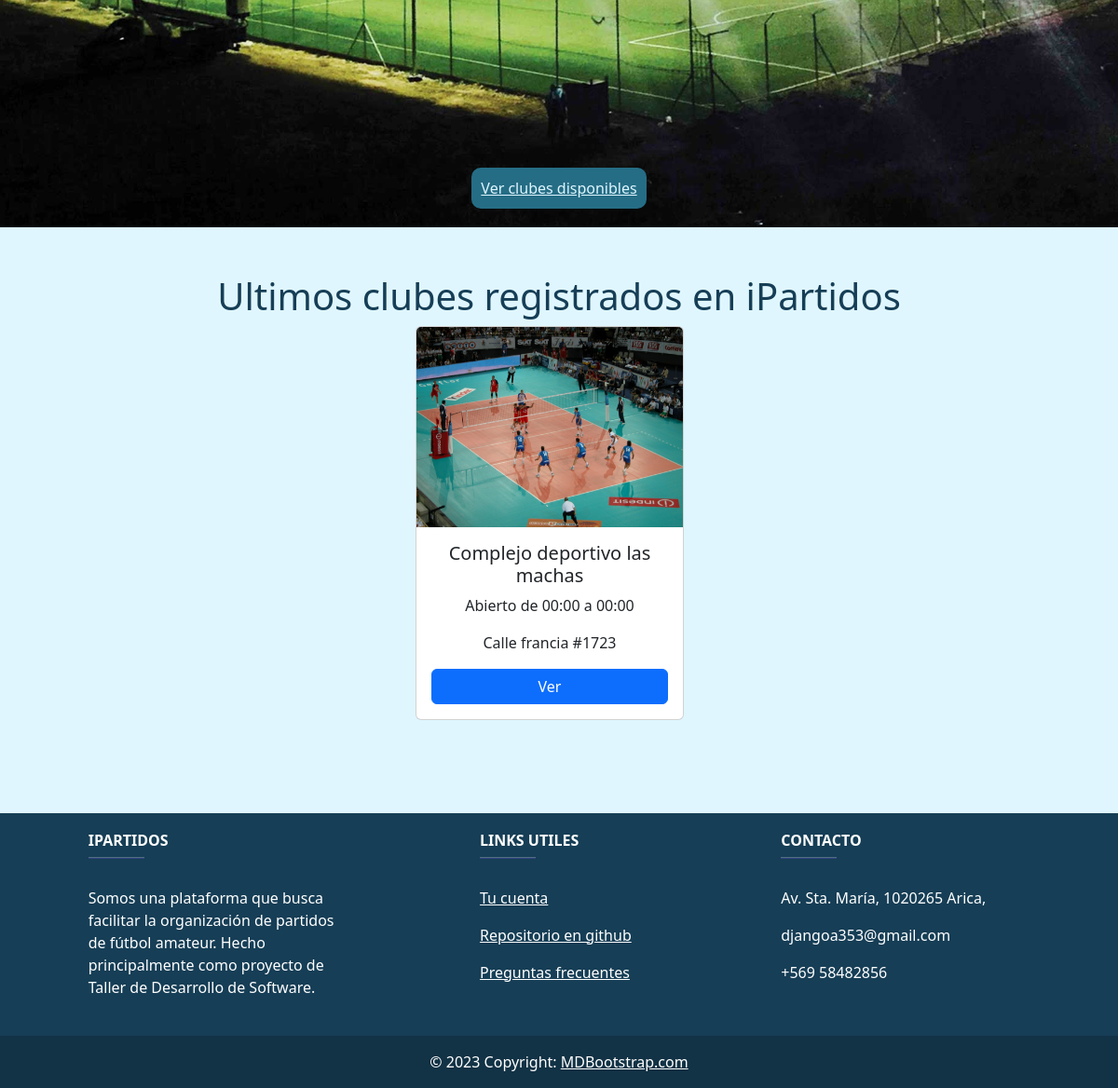
Before: / (lower part) with the older database file.
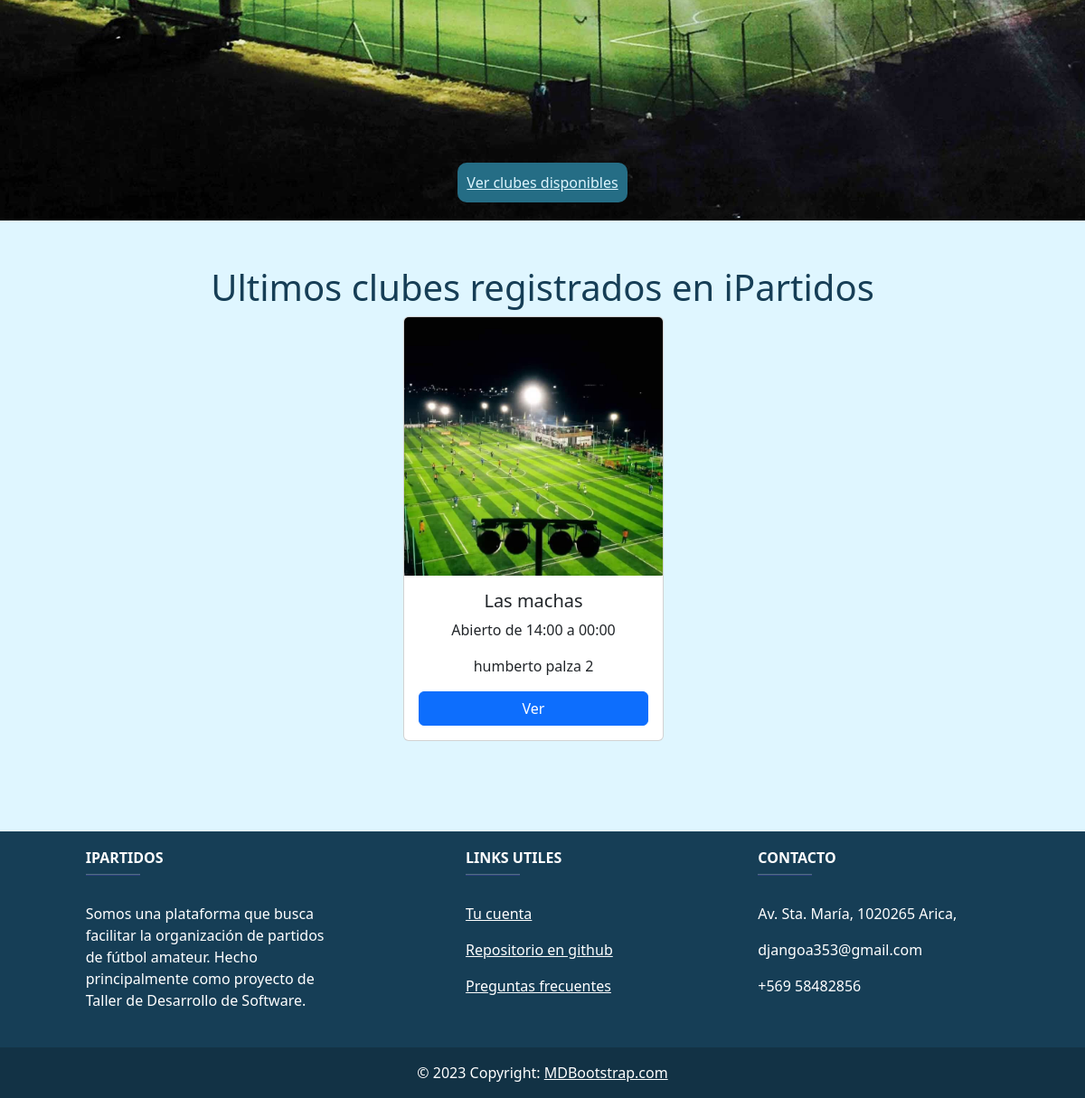
After: the same page with the newer database file.
### registration/models.py (models this page shows, shortened)
class UsuarioProfile(AbstractUser):
    name = models.CharField(max_length=200, default='', verbose_name="Nombre")
    last_name = models.CharField(max_length=200, default='', verbose_name="Apellido")
    email = models.EmailField(max_length=254, unique=True, default='')
    phoneNumber = models.CharField(max_length=20, blank=True, verbose_name='Número de teléfono', default='1234567890')
    role = models.CharField(max_length=100, default='client', verbose_name='Crear cuenta como club')
    state = models.BooleanField(default=True)

class Tenant(UsuarioProfile):
    fieldsNetWorth = models.FloatField(default=0.0)
    clubName = models.CharField(max_length=200, default='')
    clubDescription = models.CharField(max_length=200, default='')
    clubPhoto = models.ImageField(upload_to='club_photos', null=True, blank=True)
    clubAddress = models.CharField(max_length=200, default='')
    clubApertureTime = models.TimeField('Hora de apertura', null=True, blank=True,)
    clubClosureTime = models.TimeField('Hora de cierre', null=True, blank=True,)
    class Meta:
        verbose_name = 'Tenant'
        verbose_name_plural = 'Tenants'

### core/views.py (the view)
# urls.py: path('', views.home, name="home"),
def home(request):
    clubs = Tenant.objects.exclude(clubName='')\
        .exclude(clubDescription='')\
        .exclude(clubPhoto=None)\
        .exclude(clubAddress='')\
        .exclude(clubApertureTime=None)\
        .exclude(clubClosureTime=None)\
        .order_by('-date_joined')[:3]
    return render(request, 'core/home.html', {'clubs': clubs})

### core/templates/core/home.html (shortened to what this page needs)
{% extends 'core/base.html' %}
{% block content %}
{% load static %}
<div style="margin-bottom: 50px;">
    <div style="background: url({% static 'core/img/soccer-open-field.jpg' %}) no-repeat center center; background-size: cover; text-align: center; padding: 20px;">
        <br>
        <a href="{% url 'all' %}" class='home-reference'> Ver clubes disponibles </a>
    </div>
</div>
<h1 style="color: #163E56; text-align: center;" >Ultimos clubes registrados en iPartidos</h1>
<div class='container d-flex justify-content-center align-items-center'>
    {% for club in clubs %}
    <div class="card" style="width: 18rem; margin-right: 20px;">
        {% if club.clubPhoto %}
            <img src="{{ club.clubPhoto.url }}" class="card-img-top" alt="...">
        {% else %}
            <img src="{% static 'core/img/noPhoto.jpg' %}" class="card-img-top" alt="...">
        {% endif %}
        <div class="card-body">
            <h5 class="card-title">{{ club.clubName }}</h5>
            <div class="card-text">
                <p>Abierto de {{ club.clubApertureTime }} a {{ club.clubClosureTime }}</p>
                <p>{{ club.clubAddress }}</p>
            </div>
            <a href="{% url 'field_detail' pk=club.id %}" class="btn btn-primary btn-block">
                {% if request.user.role != 'client' or request.user.is_superuser %}
                    Ver
                {% else %}
                    Reservar
                {% endif %}
            </a>
        </div>
    </div>
    {% endfor %}
</div style="margin-bottom: 50px;">
{% include 'core/footer.html'%}
{% endblock %}

Changed rows visible on the page:
removed Tenant: clubPhoto (picture), clubName "Complejo deportivo las machas", clubApertureTime "00:00", clubClosureTime "00:00", clubAddress "Calle francia #1723"
added Tenant: clubPhoto (picture), clubName "Las machas", clubApertureTime "14:00", clubClosureTime "00:00", clubAddress "humberto palza 2"
